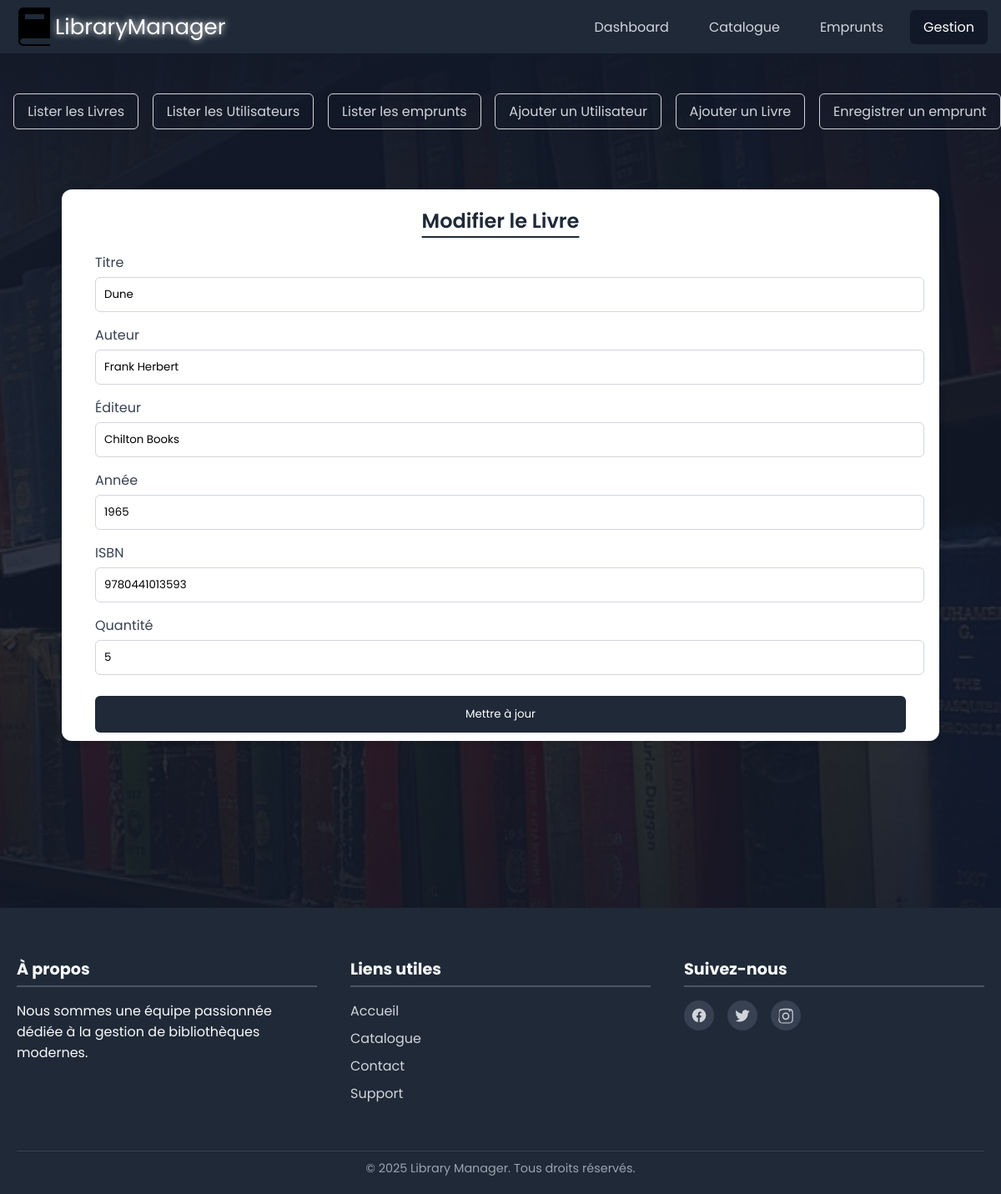
/views/gestion.php?form=edit-book&id=1, run on the app's committed database.
### tables this page shows
CREATE TABLE livres (
    id_livre INT PRIMARY KEY AUTO_INCREMENT,
    titre VARCHAR(255) NOT NULL,
    auteur VARCHAR(255) NOT NULL,
    editeur VARCHAR(255),
    annee YEAR,
    isbn VARCHAR(20) UNIQUE,
    quantite_total INT NOT NULL,
    id_categorie INT,
    FOREIGN KEY (id_categorie) REFERENCES categories(id_categorie)
);

### views/gestion.php (the view, shortened to what this page needs)
<?php
$pdo = new PDO("mysql:host=localhost;dbname=bib;charset=utf8", "root", "");
?>
<?php
$form = $_GET['form'] ?? 'list-book';
?>
<!DOCTYPE html>
<html lang="en">
<head>
    <link rel="stylesheet" href="../resources/css/style.css">
</head>
<body>
    <?php include "../includes/header.php"; ?>
    <div class="section">
        <div class="logo-and-links">
            <div class="nav-links options">
                <a href="/Library/views/gestion.php?form=list-book" style="border:1px solid #d1d5db"
                    class="nav-link <?php echo ($form === 'list-book') ? 'active-submenu' : ''; ?>">Lister les
                    Livres</a>
                <a href="/Library/views/gestion.php?form=list-user" style="border:1px solid #d1d5db"
                    class="nav-link <?php echo ($form === 'list-user') ? 'active-submenu' : ''; ?>">Lister les
                    Utilisateurs</a>
                <a href="/Library/views/gestion.php?form=list-borrow" style="border:1px solid #d1d5db"
                    class="nav-link <?php echo ($form === 'list-borrow') ? 'active-submenu' : ''; ?>">Lister les
                    emprunts</a>
                <a href="/Library/views/gestion.php?form=add-user" style="border:1px solid #d1d5db"
                    class="nav-link <?php echo ($form === 'add-user') ? 'active-submenu' : ''; ?>">Ajouter un
                    Utilisateur</a>
                <a href="/Library/views/gestion.php?form=add-book" style="border:1px solid #d1d5db"
                    class="nav-link <?php echo ($form === 'add-book') ? 'active-submenu' : ''; ?>">Ajouter un Livre</a>
                <a href="/Library/views/gestion.php?form=register-borrow" style="border:1px solid #d1d5db"
                    class="nav-link <?php echo ($form === 'register-borrow') ? 'active-submenu' : ''; ?>">Enregistrer un
                    emprunt</a>
            </div>
        </div>
        <section class="auth-section" id="auth">
            <?php if ($form === 'add-user'): ?>
                <div class="auth-container">
                    <form action="../controllers/addUser.php" method="POST">
                        <div class="form-group"><label>Nom</label><input type="text" name="nom" required></div>
                        <div class="form-group"><label>Prénom</label><input type="text" name="prenom" required></div>
                        <div class="form-group"><label>Email</label><input type="email" name="email" required></div>
                        <div class="form-group"><label>Téléphone</label><input type="tel" name="telephone" required></div>
                        <button type="submit">Ajouter</button>
                    </form>
                </div>
            <?php elseif ($form === 'edit-book' && isset($_GET['id'])): ?>
                <?php
                $id = $_GET['id'];
                $stmt = $pdo->prepare("SELECT * FROM livres WHERE id_livre = ?");
                $stmt->execute([$id]);
                $livre = $stmt->fetch();
                ?>
                <div class="auth-container">
                    <h2>Modifier le Livre</h2>
                    <form action="../controllers/updateBook.php" method="POST">
                        <div class="form-group"><label>Titre</label><input type="text" name="titre"
                                value="<?= htmlspecialchars($livre['titre']) ?>" required></div>
                        <div class="form-group"><label>Auteur</label><input type="text" name="auteur"
                                value="<?= htmlspecialchars($livre['auteur']) ?>" required></div>
                        <div class="form-group"><label>Éditeur</label><input type="text" name="editeur"
                                value="<?= htmlspecialchars($livre['editeur']) ?>"></div>
                        <div class="form-group"><label>Année</label><input type="number" name="annee"
                                value="<?= htmlspecialchars($livre['annee']) ?>" min="1900" max="2099"></div>
                        <div class="form-group"><label>ISBN</label><input type="text" name="isbn"
                                value="<?= htmlspecialchars($livre['isbn']) ?>"></div>
                        <div class="form-group"><label>Quantité</label><input type="number" name="quantite_total"
                                value="<?= htmlspecialchars($livre['quantite_total']) ?>" min="1" required></div>
                        <button type="submit">Mettre à jour</button>
                    </form>
                </div>
            <?php elseif ($form === 'list-book'): ?>
                <?php include "../Livres/listBook.php"; ?>
            <?php elseif ($form === 'list-user'): ?>
                <?php include "../Usagers/listUser.php"; ?>
            <?php elseif ($form === 'list-borrow'): ?>
                <?php include "../Emprunts/listBorrow.php" ?>
            <?php endif; ?>
        </section>
    </div>
    <?php include '../includes/footer.php'; ?>
</body>
</html>

### resources/css/style.css (style rules this page uses)
body { margin: 0; font-family: poppins; background-color: #1f2937; color: white; }
.section { position: relative; overflow: hidden; padding-top: 3rem; padding-bottom: 8rem; background-image: linear-gradient(rgb(17, 24, 39), rgba(17, 24, 39, 0.85), rgb(17, 24, 39)), url('../images/background.jpg'); backdrop-filter: blur(15px); background-repeat: no-repeat; background-size: cover; background-position: center; background-attachment: fixed }
h2 { font-size: rem; font-weight: 600; }
.auth-section { display: flex; justify-content: center; align-items: center; padding: 60px 20px; width: 90%; margin: 1% auto; font-family: sans-serif; }
.auth-container { background-color: white; padding: 0 40px 10px 40px; border-radius: 12px; box-shadow: 0 0 10px rgba(0, 0, 0, 0.1); width: 90%; }
h2 { text-align: center; margin-bottom: 20px; color: #1f2937; text-decoration: underline; text-underline-offset: 10px; }
.form-group { margin-bottom: 15px; }
.form-group label { display: block; margin-bottom: 5px; color: #374151; }
.form-group input, .form-group select { width: 100%; padding: 10px; border: 1px solid #d1d5db; border-radius: 6px; }
button { width: 100%; padding: 12px; background-color: #1f2937; color: white; border: none; border-radius: 6px; cursor: pointer; margin-top: 10px; }

### includes/header.php (style rules this page uses)
* { font-family: poppins; }
.nav-links { display: flex; gap: 1rem; margin-left: 1rem; }
.nav-link { text-decoration: none; color: #d1d5db; padding: 0.5rem 1rem; border-radius: 6px; }
.options { display: flex; justify-content: space-around }

### views/gestion.php (style rules this page uses)
.auth-section { display: flex; justify-content: center; align-items: center; padding: 60px 20px; width: 90%; margin: 1% auto; font-family: sans-serif; }
.auth-container { background-color: white; padding: 0 40px 10px 40px; border-radius: 12px; box-shadow: 0 0 10px rgba(0, 0, 0, 0.1); width: 90%; }
h2 { text-align: center; margin-bottom: 20px; color: #1f2937; text-decoration: underline; text-underline-offset: 10px; }
.form-group { margin-bottom: 15px; }
.form-group label { display: block; margin-bottom: 5px; color: #374151; }
.form-group input, .form-group select { width: 100%; padding: 10px; border: 1px solid #d1d5db; border-radius: 6px; }
button { width: 100%; padding: 12px; background-color: #1f2937; color: white; border: none; border-radius: 6px; cursor: pointer; margin-top: 10px; }
h2 { font-size: rem; font-weight: 600; }

### data on the page
livres: titre "Dune", auteur "Frank Herbert", editeur "Chilton Books", annee "1965", isbn "9780441013593", quantite_total "5"
